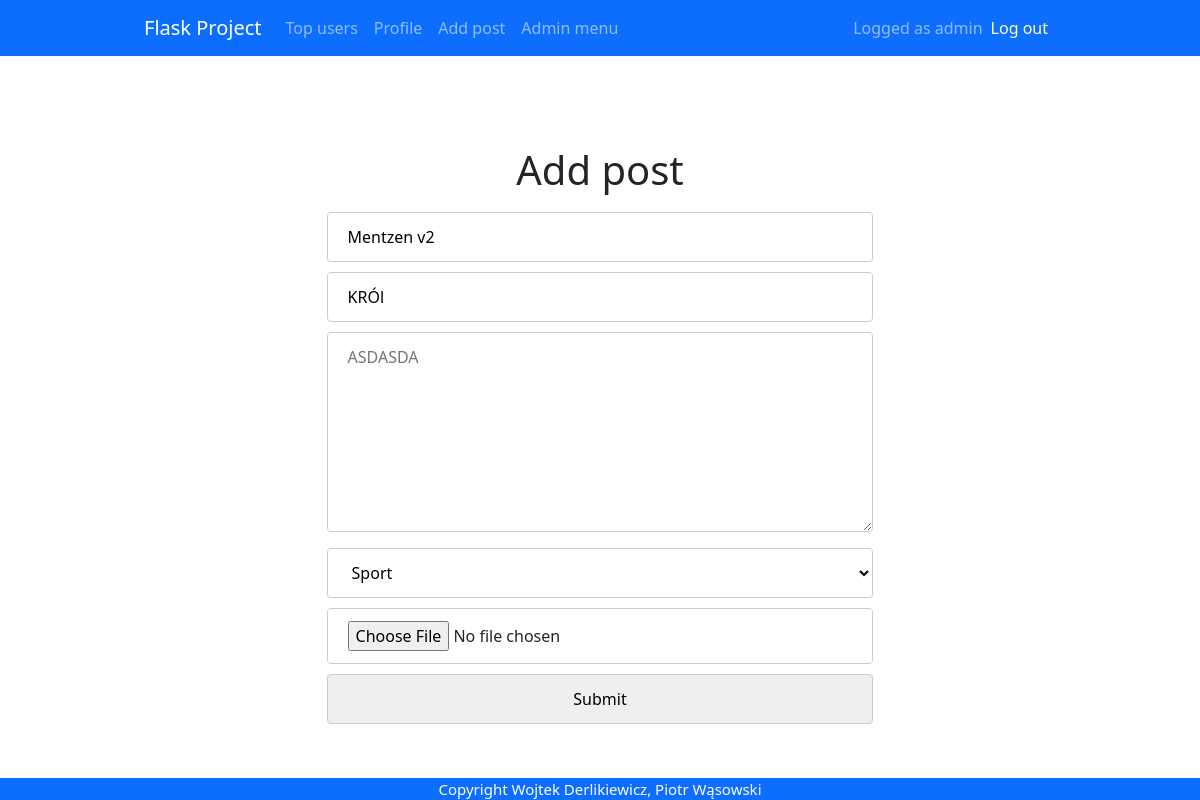
Screenshot of /post/edit/2 (signed in) with the database file from the repository.
### app.py (models this page shows)
class User(db.Model, UserMixin):
    id = db.Column(db.Integer, primary_key = True)
    email = db.Column(db.String(30), nullable=False, unique=True)
    name = db.Column(db.String(20), nullable=False)
    last_name = db.Column(db.String(20), nullable=False)
    password = db.Column(db.String(80), nullable=False)
    login_count = db.Column(db.Integer, nullable=False, default=0)
    isAdmin = db.Column(db.Boolean(), nullable=False, default=False)

class Posts(db.Model, UserMixin):
    id = db.Column(db.Integer, primary_key = True)
    title = db.Column(db.String(20), nullable=False)
    author = db.Column(db.String(30), nullable=False)
    content = db.Column(db.Text, nullable=False)
    category = db.Column(db.String(80), nullable=False)
    image = db.Column(db.String(), nullable=False)
    date_posted = db.Column(db.DateTime, default=datetime.datetime.utcnow())

### app.py (the view, shortened to what this page needs)
@app.route('/post/edit/<int:id>', methods = ['GET','POST'])
@login_required
def editPostById(id):
    if current_user.isAdmin != True:
        redirect('/')
    post = Posts.query.filter_by(id=id).first()
    form = PostForm()
    return render_template('edit_post.html', post=post, form=form)

### app.py
class PostForm(FlaskForm):
    title = StringField(validators=[InputRequired(), Length(min = 4, max=20)], render_kw={"placeholder": "Title"})
    author = StringField(validators=[InputRequired(), Length(min = 4, max=20)], render_kw={"placeholder": "Author"})
    content = StringField(widget=TextArea(), render_kw={"placeholder": "Content"})
    category = SelectField('category', choices=[('Sport', 'Sport'), ('Polityka', 'Polityka'), ('Zwierzęta', 'Zwierzęta'), ('News', 'News'), ('Memes', 'Polityka')], validators=[InputRequired()])
    image = FileField('post_image')
    submit = SubmitField("Submit")

### app.py (called while the page is built)
@login_manager.user_loader
def load_user(user_id):
    return User.query.get(int(user_id))

### templates/edit_post.html
{% extends "base.html" %} {% block title %}Adding post{% endblock %} {% block
content %}
<h1>Add post</h1>
<form method="POST" enctype="multipart/form-data">
  <center>
    {{form.csrf_token}} {{ form.title(value=post.title) }} {{ form.author(value
    = post.author) }} {{ form.content(placeholder=post.content) }} {{
    form.category(value=post.category) }} {{ form.image(value=post.image) }} {{
    form.submit }}
  </center>
</form>
{% endblock %}

### templates/base.html (shortened to what this page needs)
<!DOCTYPE html>
<html lang="pl">
  <head>
    {% block styles %}
    <link
      rel="stylesheet"
      href="{{url_for('.static', filename='styles/base.css')}}"
    />
    <link
      href="https://cdn.jsdelivr.net/npm/bootstrap@5.1.3/dist/css/bootstrap.min.css"
      rel="stylesheet"
    />
    {% endblock %}
  </head>
  <body>
    <nav class="navbar navbar-expand-lg navbar-dark bg-primary">
      <div class="container-fluid">
        <a class="navbar-brand" href="{{url_for('home')}}">Flask Project</a>
        <div class="collapse navbar-collapse" id="navbarText">
          <ul class="navbar-nav me-auto mb-2 mb-lg-0">
            <li class="nav-item">
              <a class="nav-link" href="{{url_for('topUsers')}}">Top users</a>
            </li>
            {% if current_user.is_authenticated %}
            <li class="nav-item">
              <a class="nav-link" href="{{url_for('profile')}}">Profile</a>
            </li>
            <li class="nav-item">
              <a class="nav-link" href="{{url_for('add_post')}}">Add post</a>
            </li>
            {% if current_user.isAdmin == True %}
            <li class="nav-item">
              <a class="nav-link" href="{{url_for('admin')}}">Admin menu</a>
            </li>
            {% endif %} {% endif %}
          </ul>
          {% if current_user.is_authenticated %}
          <span class="navbar-text"> Logged as {{current_user.name }} </span>
          <span class="navbar-item">
            <ul class="navbar-nav me-auto mb-2 mb-lg-0">
              <li class="nav-item">
                <a
                  class="nav-link active"
                  aria-current="page"
                  href="{{url_for('logout')}}"
                  >Log out</a
                >
              </li>
            </ul>
          </span>
          {% endif %}
        </div>
      </div>
    </nav>
    <div class="container">{% block content %} {% endblock %}</div>
    <footer>Copyright Wojtek Derlikiewicz, Piotr Wąsowski</footer>
  </body>
</html>

### static/styles/base.css (style rules this page uses)
html { overflow: -moz-scrollbars-vertical; overflow-y: scroll; }
body { margin: 0; background-color: dimgrey; font-family: "Roboto", sans-serif; }
a { text-decoration: none; }
.container { overflow: hidden; margin-top: 30px; padding-top: 50px; display: grid; place-items: center; }
.container-fluid { width: 78% !important; }
h1 { padding: 10px; }
form { width: 70%; }
input { width: 70%; padding: 12px 20px; margin-bottom: 10px !important; border: 1px solid #ccc; border-radius: 4px; box-sizing: border-box; }
textarea { width: 70%; height: 200px; padding: 12px 20px; margin-bottom: 10px !important; border: 1px solid #ccc; border-radius: 4px; box-sizing: border-box; }
footer { position: fixed; bottom: 0; width: 100%; background-color: #0d6efd; color: white; font-size: 15px; text-align: center; }
select { width: 70%; padding: 12px 20px; margin-bottom: 10px !important; border: 1px solid #ccc; border-radius: 4px; box-sizing: border-box; background-color: white; }

### rows the page displays
User: name "admin"
Posts: title "Mentzen v2", author "KRÓl", category "Sport"
